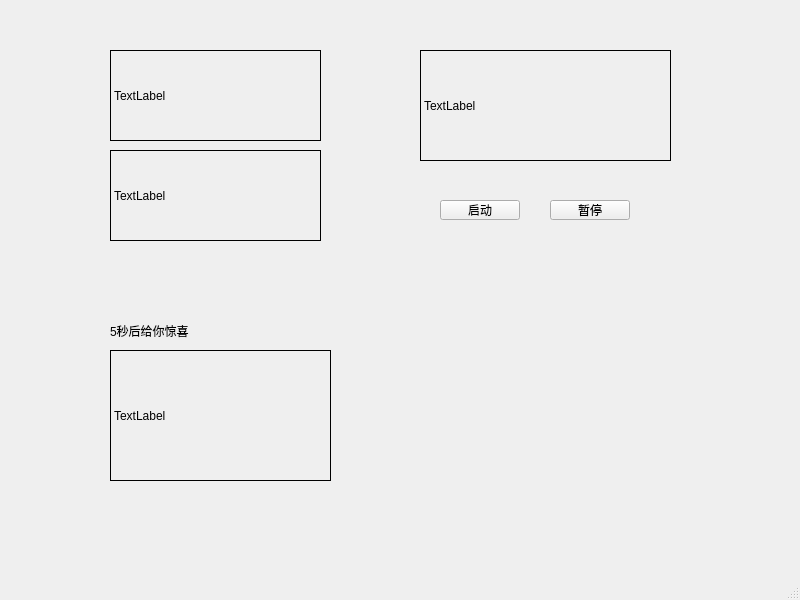
<?xml version="1.0" encoding="UTF-8"?>
<ui version="4.0">
 <class>MainWindow</class>
 <widget class="QMainWindow" name="MainWindow">
  <property name="geometry">
   <rect>
    <x>0</x>
    <y>0</y>
    <width>800</width>
    <height>600</height>
   </rect>
  </property>
  <property name="windowTitle">
   <string>MainWindow</string>
  </property>
  <widget class="QWidget" name="centralwidget">
   <widget class="QLabel" name="label">
    <property name="geometry">
     <rect>
      <x>110</x>
      <y>50</y>
      <width>211</width>
      <height>91</height>
     </rect>
    </property>
    <property name="frameShape">
     <enum>QFrame::Box</enum>
    </property>
    <property name="text">
     <string>TextLabel</string>
    </property>
   </widget>
   <widget class="QLabel" name="label_2">
    <property name="geometry">
     <rect>
      <x>110</x>
      <y>150</y>
      <width>211</width>
      <height>91</height>
     </rect>
    </property>
    <property name="frameShape">
     <enum>QFrame::Box</enum>
    </property>
    <property name="text">
     <string>TextLabel</string>
    </property>
   </widget>
   <widget class="QLabel" name="label_3">
    <property name="geometry">
     <rect>
      <x>420</x>
      <y>50</y>
      <width>251</width>
      <height>111</height>
     </rect>
    </property>
    <property name="frameShape">
     <enum>QFrame::Box</enum>
    </property>
    <property name="text">
     <string>TextLabel</string>
    </property>
   </widget>
   <widget class="QPushButton" name="pushButton">
    <property name="geometry">
     <rect>
      <x>440</x>
      <y>200</y>
      <width>80</width>
      <height>20</height>
     </rect>
    </property>
    <property name="text">
     <string>启动</string>
    </property>
   </widget>
   <widget class="QPushButton" name="pushButton_2">
    <property name="geometry">
     <rect>
      <x>550</x>
      <y>200</y>
      <width>80</width>
      <height>20</height>
     </rect>
    </property>
    <property name="text">
     <string>暂停</string>
    </property>
   </widget>
   <widget class="QLabel" name="label_4">
    <property name="geometry">
     <rect>
      <x>110</x>
      <y>350</y>
      <width>221</width>
      <height>131</height>
     </rect>
    </property>
    <property name="frameShape">
     <enum>QFrame::Box</enum>
    </property>
    <property name="text">
     <string>TextLabel</string>
    </property>
   </widget>
   <widget class="QLabel" name="label_5">
    <property name="geometry">
     <rect>
      <x>110</x>
      <y>310</y>
      <width>131</width>
      <height>41</height>
     </rect>
    </property>
    <property name="text">
     <string>5秒后给你惊喜</string>
    </property>
   </widget>
  </widget>
  <widget class="QMenuBar" name="menubar">
   <property name="geometry">
    <rect>
     <x>0</x>
     <y>0</y>
     <width>800</width>
     <height>22</height>
    </rect>
   </property>
  </widget>
  <widget class="QStatusBar" name="statusbar"/>
 </widget>
 <resources/>
 <connections/>
</ui>
